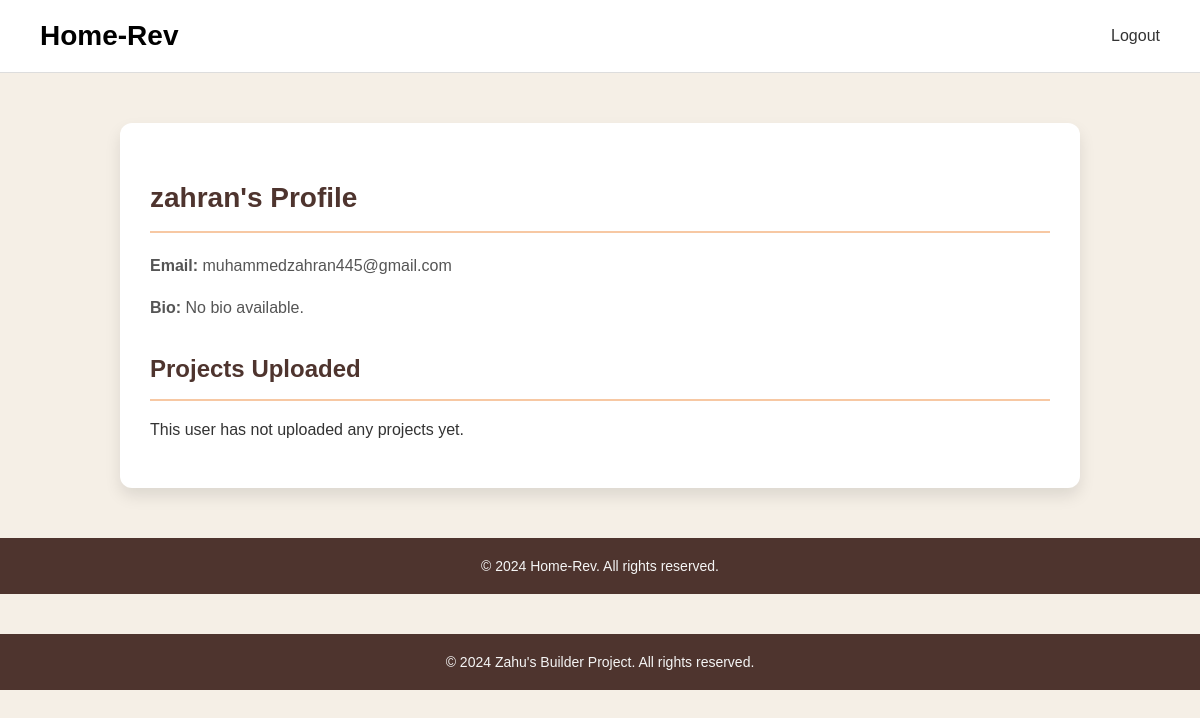
Screenshot of /profile/4 with the database file from the repository.
### db_setup.py (models this page shows)
class User(db.Model):
    id = db.Column(db.Integer, primary_key=True)
    username = db.Column(db.String(150), unique=True, nullable=False)
    email = db.Column(db.String(150), unique=True, nullable=False)
    password = db.Column(db.String(150), nullable=False)
    bio = db.Column(db.Text, nullable=True)
    rating = db.Column(db.Float, nullable=True)
    is_admin = db.Column(db.Boolean, default=False)  # New column for admin role

### app.py (the view)
@app.route('/profile/<int:user_id>')
def view_uploader_profile(user_id):
    user = User.query.get_or_404(user_id)
    projects = Project.query.filter_by(user_id=user.id).all()
    return render_template('profile.html', user=user, projects=projects)

### templates/profile.html (shortened to what this page needs)
      <!DOCTYPE html>
            <html lang="en">
            <head>
            </head>
            <body>
                <header>
                    <div class="left-menu">
                        <span class="site-name">Home-Rev</span>
                    </div>
                    <nav class="right-menu">
                        <a href="{{ url_for('logout') }}">Logout</a>
                       </nav>
                </header>
                <div class="profile-container">
                    <h2>{{ user.username }}'s Profile</h2>
                    <div class="profile-details">
                        <p><strong>Email:</strong> {{ user.email }}</p>
                        <p><strong>Bio:</strong> {{ user.bio if user.bio else "No bio available." }}</p>
                    </div>
                    <div class="projects-section">
                        <h3>Projects Uploaded</h3>
                        {% if projects %}
                            {% for project in projects %}
                                <div class="project-item">
                                    <h4>{{ project.name }}</h4>
                                    <p>{{ project.description | truncate(150, True) }}</p>
                                    <a href="{{ url_for('project_details', project_id=project.id) }}" class="view-project-btn">View Project</a>
                                </div>
                            {% endfor %}
                        {% else %}
                            <p>This user has not uploaded any projects yet.</p>
                        {% endif %}
                    </div>
                </div>
                <footer>
                    &copy; 2024 Home-Rev. All rights reserved.
                </footer>
            </body>
            </html>
    <footer>
        &copy; 2024 Zahu's Builder Project. All rights reserved.
    </footer>
</body>
</html>

### templates/profile.html (style rules this page uses)
body { font-family: 'Poppins', sans-serif; background-color: #f5efe6; color: #333; margin: 0; padding: 0; }
.profile-container { max-width: 900px; margin: 50px auto; padding: 30px; background-color: #fff; border-radius: 12px; box-shadow: 0 8px 16px rgba(0, 0, 0, 0.1); line-height: 1.6; }
.profile-container h2 { font-size: 28px; color: #4e342e; border-bottom: 2px solid #f7c8a3; padding-bottom: 10px; margin-bottom: 20px; }
.profile-details p { font-size: 16px; color: #555; margin-bottom: 10px; }
.projects-section { margin-top: 30px; }
.projects-section h3 { font-size: 24px; color: #4e342e; margin-bottom: 15px; border-bottom: 2px solid #f7c8a3; padding-bottom: 10px; }
footer { padding: 20px; background-color: #4e342e; color: #f5f5f5; text-align: center; font-size: 14px; margin-top: 40px; }
header { display: flex; justify-content: space-between; align-items: center; padding: 20px 40px; background-color: #ffffff; border-bottom: 1px solid #ddd; }
.site-name { font-size: 28px; font-weight: 600; color: #000; }
nav a { margin-left: 20px; text-decoration: none; color: #333; font-weight: 500; font-size: 16px; transition: color 0.3s ease; }

### rows the page displays
User: username "zahran", email "muhammedzahran445@gmail.com", bio "No bio available."
